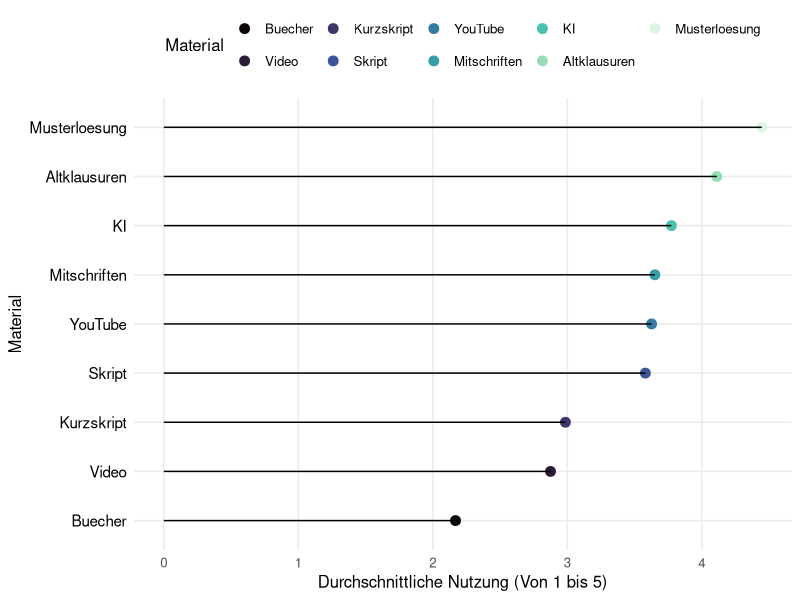
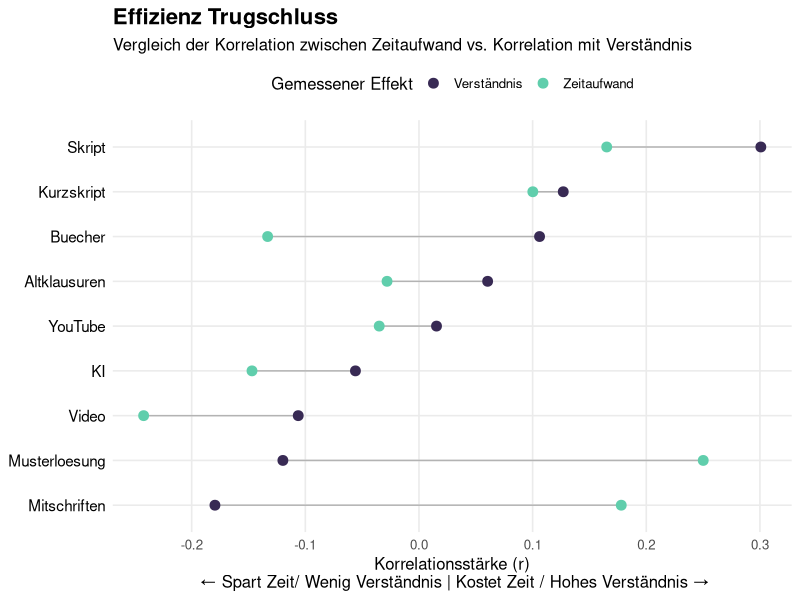
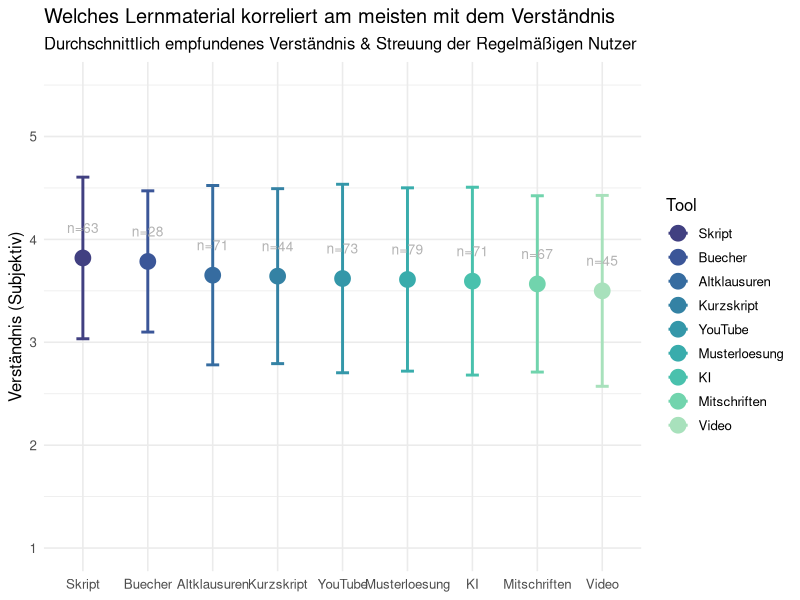
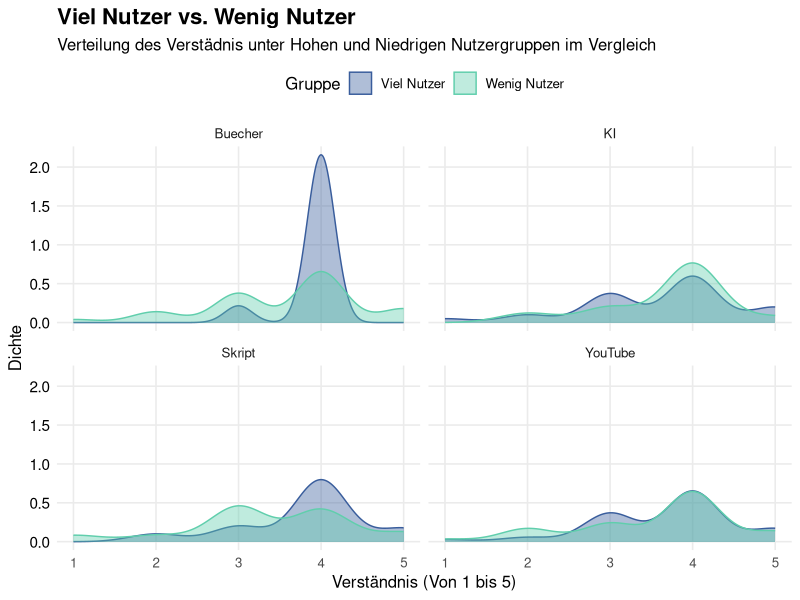

Generate these figures, in order, with R:

#Library installieren 
library(tidyverse)

#Reinladen der Umfrage ins global Enviorment
survey.data <- read.csv("results-survey_cleaned.csv")

#Frage/Plot 1 - Ein abbild zeigen von dem was wir eigentlich grade Nutzen
#Die Idee hinter diesem Plot ist für die Analyse dann um den Roten Faden zu halten erstmal zu zeigen was 
#die Studenten eigentlich Nutzen, damit wir nachher Zeigen können das obwohl KI und Digitale Lernmittel
#häufig genutzt werden sie nicht mit einer erfahrung

#Wir extrahieren die passenden Informationen aus unserer Umfrage für unseren Plot
plot.1.data <- survey.data %>%
  #Wir wählen uns die wichtigen Daten aus der Befragung aus (Hier: Die Daten zur Nutzung)
  select(starts_with("Nutzung")) %>%
  #Wir fassen alles zusammen indem wir den Durschnitt für alle mittel ausrechnen und fehlende Werte entfernen
  summarise(across(everything(), mean, na.rm = TRUE)) %>%
  #Wir Formen unser Material um damit wir das ganze mit ggplot vernünftig erstellen 
  #können und bennen Material und den Score richtig um 
  pivot_longer(everything(), names_to = "Material", values_to = "Score") %>%
  #Wir entfernen von den Spalten die bleibsel der csv Datei und Sortieren
  #es so das zuerst die Materialspalte und dann die Scorespalte kommt
  mutate(
    Material = str_remove_all(Material, "Nutzung_|_Num"),
    Material = fct_reorder(Material, Score)
  )

#Wir erstellen unseren Plot für das erste Thema 
ggplot(plot.1.data, aes(x = Score, y = Material)) +
  #Wir erstellen einen kleinen Punkt an der Spitze der Nutzung
  geom_point(size = 3, aes(color = Material)) +
  #Wir zeichnen eine Linie die bis zu dem eben gezeichneten Punkt geht 
  geom_segment(aes(
    x = 0,
    xend = Score,
    y = Material,
    yend = Material
  )) +
  #Hinzufügen von Achsenbeschriftungen
  labs(x = "Durchschnittliche Nutzung (Von 1 bis 5)",
       y = "Material") +
  #Minimal Theme und Farbpallete für Optik vom Plots
  theme_minimal(base_size = 12) +
  theme(
    legend.position = "top", 
    panel.grid.minor = element_blank(),
    plot.title = element_text(face = "bold", size = 16), 
    axis.text.y = element_text(color = "black", size = 11)
  ) +
  scale_color_viridis_d(option = "mako") 

#Frage/Plot 2 - Zeigen das viele Studenten sich Zeitersparnis beim Studium wünschen

#Um für diese Frage einen guten Plot zu erstellen müssen wir uns erstmal
#anschauen wie Zeitaufwand und Material Korrelieren

cor.time <- survey.data %>%
  summarise(across( 
    starts_with("Nutzung"), #Für alle Spalten die mit "Nutzung" anfangen in der csv
    ~ cor(.x, Effekt_Zeitaufwand_Num, use = "complete.obs") #Berechnen wir die Korrelation mit dem Zeitaufwand
  )) %>%
  #Wir beschriften unsere Zeilen wieder um und formen sie in lange Reihen um
  pivot_longer(everything(), names_to = "Material", values_to = "Zeit.Effekt")

#jetzt bauen wir diese Korrelationswerte auch für den zusammenhang mit dem Verständnis zusammen

cor.understanding <- survey.data %>%
  summarise(across( 
    starts_with("Nutzung"), #Wir nehmen uns wieder alle Nutzungsspalten
    ~ cor(.x, Qualitaet_Verstehen_Num, use = "complete.obs") #Berechnen nur diesesmal die Korrelation mit dem Verständnis
  )) %>%
  
  #Wir beschriften unsere Zeilen wieder um und formen sie in lange Reihen um
  pivot_longer(everything(), names_to = "Material", values_to = "Verstaendnis.Effekt")


#jetzt haben wir die Korrelationsdaten von Zeit und Verständnis wir wollen jetzt diese
#Kombinieren in einen Datensatz den wir dann in ggplot übergeben können

plot.2.data <- left_join(cor.time, cor.understanding, by = "Material") %>%
  mutate(
    Material = str_remove_all(Material, "Nutzung_|_Num"), #Wir entfernen wieder die Umfrage überbleibsel
    Material = fct_reorder(Material, Verstaendnis.Effekt) #Und ordnen die Spalten dann neu an 
  )

#Jetzt können wir unseren finalen ggplot Erstellen das hier wird ein Dumbell Plot 
ggplot(plot.2.data) +
  
  #Dieser Teil baut die Linie in der mitte die die Beiden Korrelationswerte miteinander verbindet 
  geom_segment(aes(
    y = Material, yend = Material,
    x = Zeit.Effekt, xend = Verstaendnis.Effekt
  ), color = "grey70") +
  
  #Hier erstellen wir den Punkt für die Zeit auf dem Graphen
  geom_point(aes(x = Zeit.Effekt, y = Material, color = "Zeitaufwand"), size = 3) +
  
  #Das Hier ist der Punkt für das Verständnis
  geom_point(aes(x = Verstaendnis.Effekt, y = Material, color = "Verständnis"), size = 3) +
  
  #Hier nehmen wir unsere Standard Farbpalette 
  scale_color_viridis_d(option = "mako", begin = 0.2, end = 0.8) +
  #Wir erstellen Überschrift und Achsenbeschriftungen für die Verständnis
  labs(title = "Effizienz Trugschluss",
       subtitle = "Vergleich der Korrelation zwischen Zeitaufwand vs. Korrelation mit Verständnis",
       x = "Korrelationsstärke (r)\n ← Spart Zeit/ Wenig Verständnis | Kostet Zeit / Hohes Verständnis →",
       y = NULL,
       color = "Gemessener Effekt"
  ) +
  #Wir editieren unser Theme minimal etwas damit es unseren Anforderungen entspricht
  theme_minimal(base_size = 12) +
  theme(
    legend.position = "top", #Sorgt dafür das die Legende oben ist 
    panel.grid.minor = element_blank(),
    plot.title = element_text(face = "bold", size = 16), #Überschrift Makieren und Richtige Größe einstellen 
    axis.text.y = element_text(color = "black", size = 11) #Achsenbeschriftung einfärben und Größe Richtig bestimmen
  )

#Frage/Plot 3 - Welche Materialien Korrelieren Tatsächlich mit dem Gefühl des Veständnis

plot.3.data <- survey.data %>%
  
  #Wir brauchen das verständnis und alle Nutzungs-Spalten
  select(Qualitaet_Verstehen_Num, starts_with("Nutzung")) %>%
  
  #Wir drehen wieder für ggplot die Daten damit alles untereinander steht 
  pivot_longer(
    cols = starts_with("Nutzung"),
    names_to = "Tool",
    values_to = "Haeufigkeit"
  ) %>%
  
  #Wir räumen wieder die Namen auf 
  mutate(Tool = str_remove_all(Tool, "Nutzung_|_Num")) %>%
  
  #Wir filtern alle die das Tool regelmäßig Nutzen
  filter(Haeufigkeit >= 3) %>%
  
  #Wir rechnen absofort pro Tool
  group_by(Tool) %>%
  
  #Jetzt berechnen wir die Werte die wir für den Plot eigentlich brauchen
  summarise(
    Note = mean(Qualitaet_Verstehen_Num, na.rm = TRUE), #Berechnung des Durchschnitts
    Streuung = sd(Qualitaet_Verstehen_Num, na.rm = TRUE), #Fehlerbalken
    Anzahl.User = n() #Wir zeigen an wie viele Nutzer es gab so kann man die aussagekräftigkeit besser einschätzen
  ) %>%
  
  #Sortieren die Notes so das die beste vorne steht 
  mutate(Tool = fct_reorder(Tool, Note, .desc = TRUE))


#Jetzt erstellen wir unseren Mean/Error Plot 
ggplot(plot.3.data, aes(x = Tool, y = Note, color = Tool)) +
  
  #Zuerst erstellen wir den Fehlerbalken
  geom_errorbar(aes(ymin = Note - Streuung, ymax = Note + Streuung),
                width = 0.2, size = 1) +
  #Der Punkt welcher unseren durchschnittswert darstellt 
  geom_point(size = 5) +
  
  #Text Label damit man sieht wie viele Leute zu einer Häufigen Lerngruppe gehören
  geom_text(aes(label = paste0("n=", Anzahl.User)),
            vjust = -2.5, size = 3.5, color = "grey70") +
  
  #Auswählen der Farbpalette
  scale_colour_viridis_d(option = "mako", begin = 0.3, end = 0.9) +
  
  #Jezt fixieren wir die Achsen 
  scale_y_continuous(limits = c(1, 5.5), breaks = 1:5) +
  
  #Beschriftung(WIP)
  labs(
    title = "Welches Lernmaterial korreliert am meisten mit dem Verständnis",
    subtitle = "Durchschnittlich empfundenes Verständnis & Streuung der Regelmäßigen Nutzer",
    y = "Verständnis (Subjektiv)",
    x = NULL 
  ) +
  theme_minimal(base_size = 12)


#Frage/Plot 4 - Macht es einen unterschied für die Note, ob ich ein Tool viel oder wenig nutze?

#Wir erstellen hierfür einen Density Plot, ursprünglich wollte ich nen einfachen 
#Boxplot verwenden aber das war mir ein wenig zu langweilig

#Wir starten wie immer mit unserer datenumformung
plot.4.data <- survey.data %>%
  
  #Wir wählen die Zeilen aus die wir brauchen das Verständnis und Nutzung 
  #von KI und Youtube im Vergleich mit Skript und Büchern
  select(Qualitaet_Verstehen_Num,
         Nutzung_Skript_Num,
         Nutzung_KI_Num,
         Nutzung_YouTube_Num,
         Nutzung_Buecher_Num) %>%
  
  #Wir drehen die Daten wieder für den ggplot
  pivot_longer(cols = starts_with("Nutzung"),
               names_to = "Tool",
               values_to = "Haeufigkeit") %>%
  
  #Wir machen unseren Datensatz wieder für den Plot "sauber"
  mutate(Tool = str_remove_all(Tool, "Nutzung_|_Num")) %>%
  
  #Wir entfernen alle NAs
  drop_na(Haeufigkeit) %>%
  
  #Jetzt unterscheiden wir die Studenten in 2 Gruppen
  mutate(Gruppe = if_else(Haeufigkeit >= 4,
                          "Viel Nutzer",
                          "Wenig Nutzer")) %>%
  
  #Wir filtern Tool nur nach den Tools die wir tatsächlich haben wollen in unserem Violinen Plot
  filter(Tool %in% c("Skript", "KI", "YouTube", "Buecher"))

#Jetzt erstellen wir unseren density Plot 
ggplot(plot.4.data, aes(x = Qualitaet_Verstehen_Num, fill = Gruppe, color = Gruppe)) +
  
  #Wir erstellen unseren density Plot mit alpha = 0.4 damit die Hügel transperent sind 
  geom_density(alpha = 0.4) +
  
  #Dieser Befehl sorgt dafür das wir sozusagen mini Plots für jedes der Materialien erstellen 
  facet_wrap(~Tool) +
  
  #Hier nehmen wir unsere Standard Farbpalette 
  scale_fill_viridis_d(option = "mako", begin = 0.4, end = 0.8) +
  scale_color_viridis_d(option = "mako", begin = 0.4, end = 0.8) +
  
  #Wir erstellen Überschrift und Achsenbeschriftungen für die Verständnis
  labs(title = "Viel Nutzer vs. Wenig Nutzer",
       subtitle = "Verteilung des Verstädnis unter Hohen und Niedrigen Nutzergruppen im Vergleich",
       x = "Verständnis (Von 1 bis 5)",
       y = "Dichte",
       fill = "Gruppe"
  ) +
  
  #Wir editieren unser Theme minimal etwas damit es unseren Anforderungen entspricht
  theme_minimal(base_size = 12) +
  theme(
    legend.position = "top", #Sorgt dafür das die Legende oben ist 
    panel.grid.minor = element_blank(),
    plot.title = element_text(face = "bold", size = 16), #Überschrift Makieren und Richtige Größe einstellen 
    axis.text.y = element_text(color = "black", size = 11) #Achsenbeschriftung einfärben und Größe Richtig bestimmen
  )

#Plot/Frage 5 - Wie Korrelieren Qualitäts und Effekteigenschaften mit der Zufriedenheit
plot.5.data <- survey.data %>%
  
  #Wir suchen alle Eigenschaften raus die mit der Zufriedenheit interessant korrelieren könnten
  select(starts_with("Qualitaet_"), starts_with("Effekt_"), Zufriedenheit_Score) %>%
  
  #Wir entfernen alle Fehlenden Werte für den Plot 
  drop_na() %>%
  
  #Wir berechnen die Korrelation zwischen allen werten
  cor() %>%
  
  #Formen die Matrix zuerst in eine Tabelle und dann in einen Data Frame um 
  as.table() %>%
  as.data.frame()
  
  
  
  


